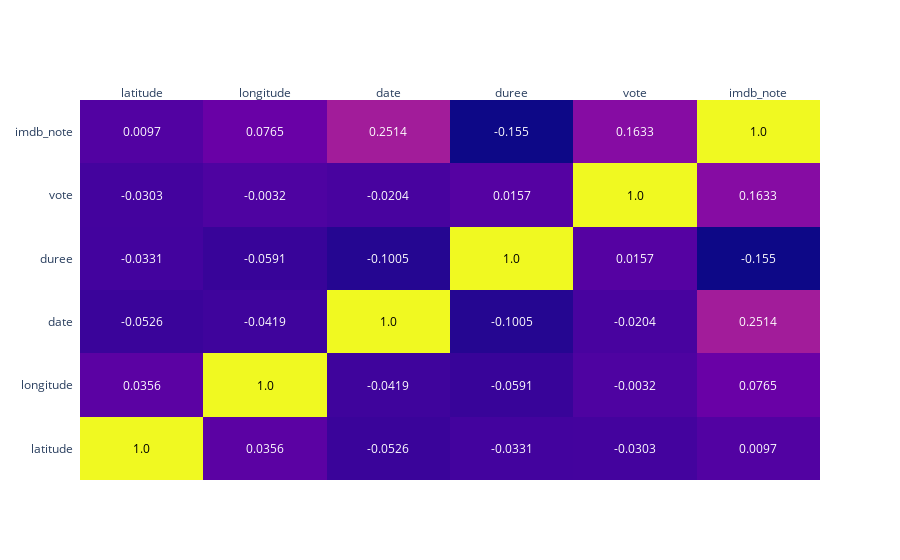

Here is the notebook cell this chart was saved with:
### Markdown cell above
## Graph de correlation

### Code cell
import plotly.figure_factory as ff

corr_matrix = round(dataset.corr(), 4)

# https://plotly.github.io/plotly.py-docs/generated/plotly.figure_factory.create_annotated_heatmap.html
fig = ff.create_annotated_heatmap(corr_matrix.values,
                                  x = corr_matrix.columns.values.tolist(),
                                  y = corr_matrix.index.values.tolist(),
                                  )


fig.show()

### Figure 1 — Plotly figure (JSON) as saved in the notebook; plotly's stock layout.template omitted (floating-point values rounded to 4 significant figures)
{"data": [{"colorscale": [[0, "#0d0887"], [0.1111, "#46039f"], [0.2222, "#7201a8"], [0.3333, "#9c179e"], [0.4444, "#bd3786"], [0.5556, "#d8576b"], [0.6667, "#ed7953"], [0.7778, "#fb9f3a"], [0.8889, "#fdca26"], [1, "#f0f921"]], "reversescale": false, "showscale": false, "type": "heatmap", "x": ["latitude", "longitude", "date", "duree", "vote", "imdb_note"], "y": ["latitude", "longitude", "date", "duree", "vote", "imdb_note"], "z": [[1, 0.0356, -0.0526, -0.0331, -0.0303, 0.0097], [0.0356, 1, -0.0419, -0.0591, -0.0032, 0.0765], [-0.0526, -0.0419, 1, -0.1005, -0.0204, 0.2514], [-0.0331, -0.0591, -0.1005, 1, 0.0157, -0.155], [-0.0303, -0.0032, -0.0204, 0.0157, 1, 0.1633], [0.0097, 0.0765, 0.2514, -0.155, 0.1633, 1]]}], "layout": {"annotations": [{"font": {"color": "#000000"}, "showarrow": false, "text": "1.0", "x": "latitude", "xref": "x", "y": "latitude", "yref": "y"}, {"font": {"color": "#FFFFFF"}, "showarrow": false, "text": "0.0356", "x": "longitude", "xref": "x", "y": "latitude", "yref": "y"}, {"font": {"color": "#FFFFFF"}, "showarrow": false, "text": "-0.0526", "x": "date", "xref": "x", "y": "latitude", "yref": "y"}, {"font": {"color": "#FFFFFF"}, "showarrow": false, "text": "-0.0331", "x": "duree", "xref": "x", "y": "latitude", "yref": "y"}, {"font": {"color": "#FFFFFF"}, "showarrow": false, "text": "-0.0303", "x": "vote", "xref": "x", "y": "latitude", "yref": "y"}, {"font": {"color": "#FFFFFF"}, "showarrow": false, "text": "0.0097", "x": "imdb_note", "xref": "x", "y": "latitude", "yref": "y"}, {"font": {"color": "#FFFFFF"}, "showarrow": false, "text": "0.0356", "x": "latitude", "xref": "x", "y": "longitude", "yref": "y"}, {"font": {"color": "#000000"}, "showarrow": false, "text": "1.0", "x": "longitude", "xref": "x", "y": "longitude", "yref": "y"}, {"font": {"color": "#FFFFFF"}, "showarrow": false, "text": "-0.0419", "x": "date", "xref": "x", "y": "longitude", "yref": "y"}, {"font": {"color": "#FFFFFF"}, "showarrow": false, "text": "-0.0591", "x": "duree", "xref": "x", "y": "longitude", "yref": "y"}, {"font": {"color": "#FFFFFF"}, "showarrow": false, "text": "-0.0032", "x": "vote", "xref": "x", "y": "longitude", "yref": "y"}, {"font": {"color": "#FFFFFF"}, "showarrow": false, "text": "0.0765", "x": "imdb_note", "xref": "x", "y": "longitude", "yref": "y"}, {"font": {"color": "#FFFFFF"}, "showarrow": false, "text": "-0.0526", "x": "latitude", "xref": "x", "y": "date", "yref": "y"}, {"font": {"color": "#FFFFFF"}, "showarrow": false, "text": "-0.0419", "x": "longitude", "xref": "x", "y": "date", "yref": "y"}, {"font": {"color": "#000000"}, "showarrow": false, "text": "1.0", "x": "date", "xref": "x", "y": "date", "yref": "y"}, {"font": {"color": "#FFFFFF"}, "showarrow": false, "text": "-0.1005", "x": "duree", "xref": "x", "y": "date", "yref": "y"}, {"font": {"color": "#FFFFFF"}, "showarrow": false, "text": "-0.0204", "x": "vote", "xref": "x", "y": "date", "yref": "y"}, {"font": {"color": "#FFFFFF"}, "showarrow": false, "text": "0.2514", "x": "imdb_note", "xref": "x", "y": "date", "yref": "y"}, {"font": {"color": "#FFFFFF"}, "showarrow": false, "text": "-0.0331", "x": "latitude", "xref": "x", "y": "duree", "yref": "y"}, {"font": {"color": "#FFFFFF"}, "showarrow": false, "text": "-0.0591", "x": "longitude", "xref": "x", "y": "duree", "yref": "y"}, {"font": {"color": "#FFFFFF"}, "showarrow": false, "text": "-0.1005", "x": "date", "xref": "x", "y": "duree", "yref": "y"}, {"font": {"color": "#000000"}, "showarrow": false, "text": "1.0", "x": "duree", "xref": "x", "y": "duree", "yref": "y"}, {"font": {"color": "#FFFFFF"}, "showarrow": false, "text": "0.0157", "x": "vote", "xref": "x", "y": "duree", "yref": "y"}, {"font": {"color": "#FFFFFF"}, "showarrow": false, "text": "-0.155", "x": "imdb_note", "xref": "x", "y": "duree", "yref": "y"}, {"font": {"color": "#FFFFFF"}, "showarrow": false, "text": "-0.0303", "x": "latitude", "xref": "x", "y": "vote", "yref": "y"}, {"font": {"color": "#FFFFFF"}, "showarrow": false, "text": "-0.0032", "x": "longitude", "xref": "x", "y": "vote", "yref": "y"}, {"font": {"color": "#FFFFFF"}, "showarrow": false, "text": "-0.0204", "x": "date", "xref": "x", "y": "vote", "yref": "y"}, {"font": {"color": "#FFFFFF"}, "showarrow": false, "text": "0.0157", "x": "duree", "xref": "x", "y": "vote", "yref": "y"}, {"font": {"color": "#000000"}, "showarrow": false, "text": "1.0", "x": "vote", "xref": "x", "y": "vote", "yref": "y"}, {"font": {"color": "#FFFFFF"}, "showarrow": false, "text": "0.1633", "x": "imdb_note", "xref": "x", "y": "vote", "yref": "y"}, {"font": {"color": "#FFFFFF"}, "showarrow": false, "text": "0.0097", "x": "latitude", "xref": "x", "y": "imdb_note", "yref": "y"}, {"font": {"color": "#FFFFFF"}, "showarrow": false, "text": "0.0765", "x": "longitude", "xref": "x", "y": "imdb_note", "yref": "y"}, {"font": {"color": "#FFFFFF"}, "showarrow": false, "text": "0.2514", "x": "date", "xref": "x", "y": "imdb_note", "yref": "y"}, {"font": {"color": "#FFFFFF"}, "showarrow": false, "text": "-0.155", "x": "duree", "xref": "x", "y": "imdb_note", "yref": "y"}, {"font": {"color": "#FFFFFF"}, "showarrow": false, "text": "0.1633", "x": "vote", "xref": "x", "y": "imdb_note", "yref": "y"}, {"font": {"color": "#000000"}, "showarrow": false, "text": "1.0", "x": "imdb_note", "xref": "x", "y": "imdb_note", "yref": "y"}], "xaxis": {"dtick": 1, "gridcolor": "rgb(0, 0, 0)", "side": "top", "ticks": ""}, "yaxis": {"dtick": 1, "ticks": "", "ticksuffix": "  "}}}
